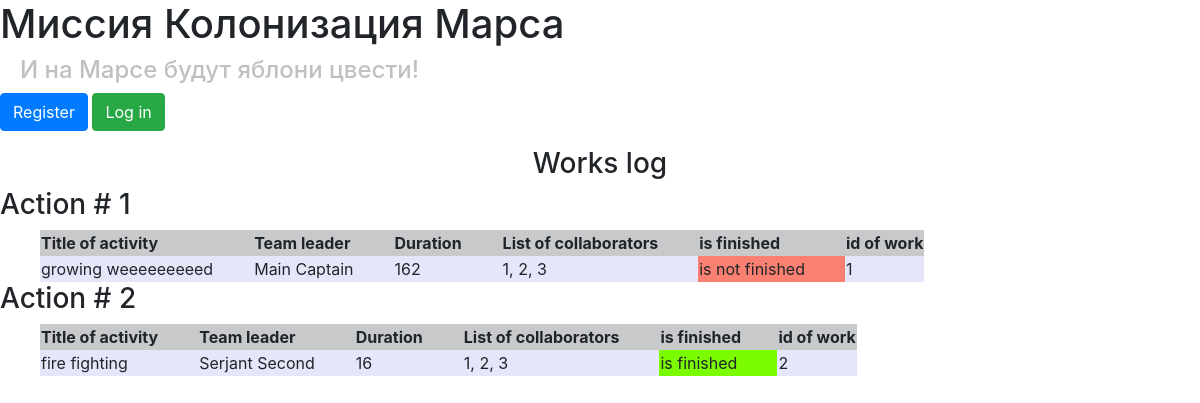
The page / on the database its author committed.
### data/jobs.py (models this page shows)
class Jobs(SqlAlchemyBase, SerializerMixin):
    __tablename__ = 'jobs'
    id = sqlalchemy.Column(sqlalchemy.Integer,
                           primary_key=True, autoincrement=True)
    user = orm.relation('User')
    team_leader = sqlalchemy.Column(sqlalchemy.Integer, sqlalchemy.ForeignKey("users.id"))
    job = sqlalchemy.Column(sqlalchemy.String, nullable=True)
    work_size = sqlalchemy.Column(sqlalchemy.Integer)
    collaborators = sqlalchemy.Column(sqlalchemy.String, nullable=True)
    start_date = sqlalchemy.Column(sqlalchemy.DateTime, default=datetime.datetime.now)
    end_date = sqlalchemy.Column(sqlalchemy.DateTime, nullable=True)
    is_finished = sqlalchemy.Column(sqlalchemy.Boolean)
    category = orm.relation("Category",
                              secondary="association",
                              backref="jobs")

### data/users.py (models this page shows, shortened)
class User(SqlAlchemyBase, UserMixin, SerializerMixin):
    __tablename__ = 'users'
    id = sqlalchemy.Column(sqlalchemy.Integer,
                           primary_key=True, autoincrement=True)
    email = sqlalchemy.Column(sqlalchemy.String,
                              index=True, unique=True, nullable=True)
    surname = sqlalchemy.Column(sqlalchemy.String, nullable=True)
    name = sqlalchemy.Column(sqlalchemy.String, nullable=True)
    about = sqlalchemy.Column(sqlalchemy.String, nullable=True)
    age = sqlalchemy.Column(sqlalchemy.Integer, nullable=True)
    position = sqlalchemy.Column(sqlalchemy.String, nullable=True)
    speciality = sqlalchemy.Column(sqlalchemy.String, nullable=True)
    address = sqlalchemy.Column(sqlalchemy.String, nullable=True)
    hashed_password = sqlalchemy.Column(sqlalchemy.String, nullable=True)
    created_date = sqlalchemy.Column(sqlalchemy.DateTime,
                                     default=datetime.datetime.now)
    city_from = sqlalchemy.Column(sqlalchemy.String, nullable=True)
    news = orm.relation("News", back_populates='user')

### main.py (the view)
@app.route('/')
def index():
    session = create_session()
    jobs = session.query(Jobs).all()
    return render_template("job_table.html", jobs=jobs)

### data/db_session.py (called while the page is built)
def create_session() -> Session:
    global __factory
    return __factory()

### templates/job_table.html (shortened to what this page needs)
{% extends "base.html" %}
{% block content %}
<center>
    <h3>Works log</h3>
</center>
{% for job in jobs%}
<h3>Action # {{loop.index}}</h3>
<table style="margin-left:40px;">
    <tr bgcolor="#C8C9CA">
        <th style="padding-right: 40px;">Title of activity</th>
        <th style="padding-right: 40px;">Team leader</th>
        <th style="padding-right: 40px;">Duration</th>
        <th style="padding-right: 40px;">List of collaborators</th>
        <th>is finished</th>
        <th>id of work</th>
    </tr>
    <tr bgcolor="#E6E6FA">
        <td style="padding-right: 40px;">{{job.job}}</td>
        <td style="padding-right: 40px;">{{job.user.name}} {{job.user.surname}}</td>
        <td style="padding-right: 40px;">{{job.work_size}}</td>
        <td style="padding-right: 40px;">{{job.collaborators}}</td>
        {%if job.is_finished%}
        <td style="padding-right: 40px;" bgcolor="#7CFC00">is finished</td>
        {%else%}
        <td style="padding-right: 40px;" bgcolor="#FA8072">is not finished</td>
        {%endif%}
        <td style="padding-right: 40px;">{{job.id}}</td>
    </tr>
</table>
{% endfor %}
{% endblock %}

### rows shown on the page
Jobs: job "growing weeeeeeeeed", user.name "Main", user.surname "Captain", work_size "162", collaborators "1, 2, 3", is_finished "is not finished", id "1"
Jobs: job "fire fighting", user.name "Serjant", user.surname "Second", work_size "16", collaborators "1, 2, 3", is_finished "is finished", id "2"
